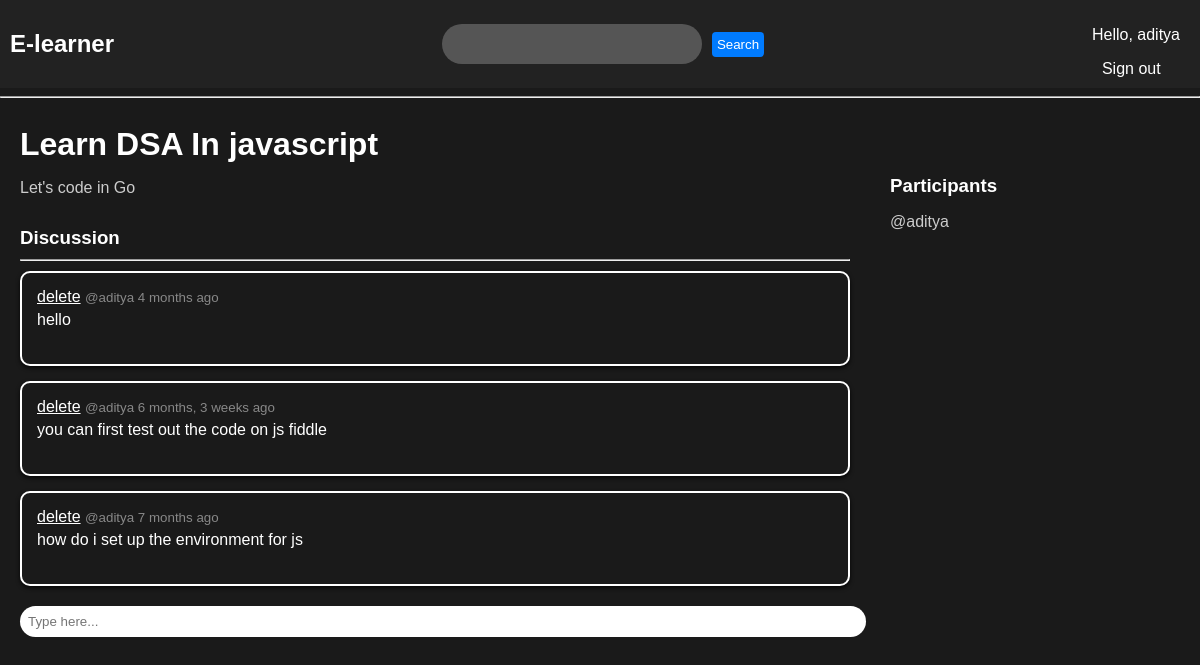
Screenshot of /room/19/ (signed in) with the database file from the repository.
### base/models.py (models this page shows, shortened)
class Room(models.Model):
    Chat_host=models.ForeignKey(User,on_delete=models.SET_NULL,null=True)
    subject=models.ForeignKey(Subject,on_delete=models.SET_NULL,null=True)
    name=models.CharField(max_length=200)
    description=models.TextField(null=True,blank=True)
    participants=models.ManyToManyField(User,null=True,related_name='participants',blank=True)
    updated = models.DateTimeField(auto_now=True)
    created= models.DateTimeField(auto_now_add=True)
    class Meta:
        ordering=['-updated','-created']

class Message(models.Model):
      user=models.ForeignKey(User,on_delete=models.CASCADE)
      room=models.ForeignKey(Room, on_delete=models.CASCADE)
      body=models.TextField()
      updated = models.DateTimeField(auto_now=True)
      created= models.DateTimeField(auto_now_add=True)
      class Meta:
        ordering=['-updated','-created']

### base/views.py (the view, shortened to what this page needs)
# urls.py: path('room/<str:id_>/',views.room,name="room"),
def room(request,id_):
    room=Room.objects.get(id=id_)
    room_messages=room.message_set.all().order_by('-created')
    participants=room.participants.all()
    context={'room':room,'room_messages':room_messages,'participants':participants}
    return render(request, 'base/Room.html',context)

### base/templates/base/Room.html (shortened to what this page needs)
{% extends 'mainTemp.html' %}
{% block content %}
<div class="room-container">
    <div class="room-details">
        <h1>{{ room.name }}</h1>
        <p>{{ room.description }}</p>
        <div class="discussion-container">
            <h3>Discussion</h3>
            <hr>
            <div class="comment">
                {% for message in room_messages %}
                <div>
                    {% if request.user == message.user %}
                    <a href="{% url 'delete-message' message.id %}">delete</a>
                    {% endif %}
                    <small>@{{ message.user }} {{ message.created|timesince }} ago</small>
                    <p>{{ message.body }}</p>
                </div>
                {% endfor %}
            </div>
            {% if request.user.is_authenticated %}
            <div class="comment-form">
                <form method="POST" action="">
                    <input type="text" name="body" placeholder="Type here..." />
                </form>
            </div>
            {% endif %}
        </div>
    </div>
    <div class="participants-container">
        <h3>Participants</h3>
        {% for user in participants %}
        <div>
            <p>@{{ user.username }}</p>
        </div>
        {% endfor %}
    </div>
</div>
{% endblock %}

### templates/navbar.html (shortened to what this page needs)
<nav class="navbar">
    <a href="/" class="navbar-brand">
        <h1>E-learner</h1>
    </a>
    <form method="GET" action="{% url 'home' %}" class="search-form">
        <input type="text" name="q" class="search-input">
        <button type="submit" class="search-button">Search</button>
    </form>
    <div class="user-section">
        {% if request.user.is_authenticated %}
        <p class="user-greeting">Hello, {{ request.user }}</p>
        <a href="{% url 'logout' %}" class="signout-link">Sign out</a>
        {% else %}
        <a href="{% url 'login' %}" class="signin-link">Sign in</a>
        {% endif %}
    </div>
</nav>
<hr>

### templates/navbar.html (style rules this page uses)
.navbar { display: flex; justify-content: space-between; align-items: center; background-color: #222; padding: 10px; color: #fff; }
.navbar-brand { text-decoration: none; }
.search-form { display: flex; align-items: center; }
.search-input { border-radius: 25px; width: 250px; height: 30px; padding: 5px; margin-right: 10px; border: none; background-color: #555; color: #fff; }
.search-button { background-color: #007bff; color: #fff; border: none; border-radius: 4px; padding: 5px; cursor: pointer; }
.user-greeting { margin-right: 10px; }
.signin-link, .signout-link { color: #fff; text-decoration: none; margin-left: 10px; }

### base/templates/base/Room.html (style rules this page uses)
a { color:#fff }
body { margin: 0; padding: 0; font-family: Arial, sans-serif; background-color: #1a1a1a; color: #fff; }
.room-container { display: grid; grid-template-columns: 3fr 1fr; padding: 20px; }
.room-details { margin-right: 40px; }
.room-details h1 { margin-top: 0; margin-bottom: 10px; color: #fff; }
.room-details p { margin-bottom: 20px; color: #ccc; }
.discussion-container { margin-top: 30px; }
.discussion-container h3 { margin-bottom: 10px; color: #fff; }
.comment { margin-top: 10px; }
.comment div { background-color: #1a1a1a; padding: 15px; border-radius: 10px; margin-bottom: 15px; box-shadow: 0 2px 4px rgba(0, 0, 0, 0.8); border:2px solid #fff; }
.comment small { color: #888; }
.comment p { margin-top: 5px; color: #fff; }
.comment-form { margin-top: 20px; }
.comment-form input[type="text"] { width: 100%; padding: 8px; border-radius: 25px; border: none; }
.participants-container { margin-top: 30px; }
.participants-container h3 { margin-bottom: 10px; color: #fff; }
.participants-container p { margin-bottom: 5px; color: #ccc; }

### rows the page displays
Room: name "Learn DSA In javascript", description "Let's code in Go"
Message: shows "delete", user "aditya", created "4 months", body "hello"
Message: shows "delete", user "aditya", created "6 months, 3 weeks", body "you can first test out the code on js fiddle"
Message: shows "delete", user "aditya", created "7 months", body "how do i set up the environment for js"

### other values shown
{{ request.user }} "aditya"
{{ user.username }} "aditya"
